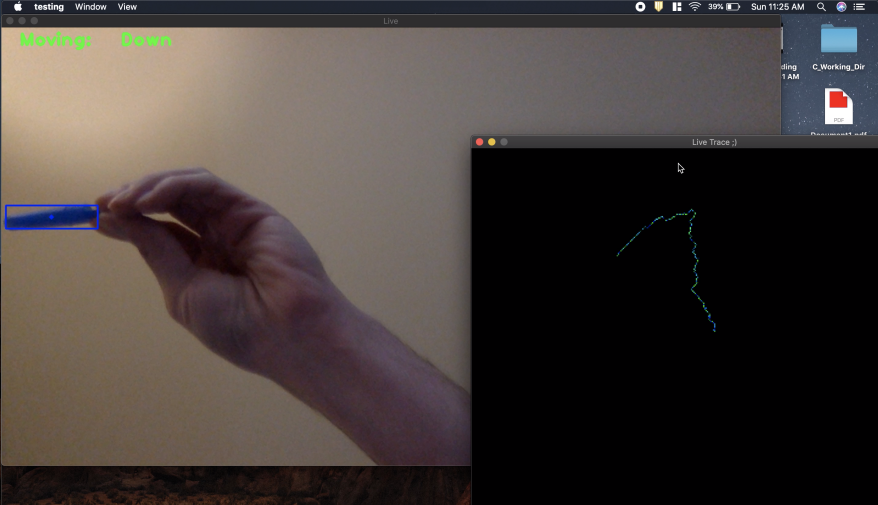
//> input picture test/img.png, 2634 x 1514 px, given in place of the camera (shown at 1/3 size)
$ ./track_mov   (built with g++ and OpenCV 4)
//> lines starting //> are read from the running program, lines starting //| are printed output that depends on the picture; after the words box and inside, x2 and y2 are one past the last pixel; in counts of white or black regions, pixels touching at a corner belong together
#include <iostream> // for standard I/O
#include <string>   // for strings
#include <iomanip>  // for controlling float print precision
#include <sstream>  // string to number conversion
#include <opencv2/core.hpp>     // Basic OpenCV structures (cv::Mat, Scalar)
#include <opencv2/imgproc.hpp>  // Gaussian Blur
#include <opencv2/videoio.hpp>
#include <opencv2/highgui.hpp>  // OpenCV window I/O
#include <vector>
using namespace std;
using namespace cv;

int main(int argc,  char* argv[]){
    Mat frame, ret, hsv, frame_threshold ,frame_threshold1,frame_threshold2;
    vector<vector<Point> > contour;
    vector<Vec4i> hierarchy;
    int centroid_x = 0;
    int centroid_y = 0;
    VideoCapture cap;
    int device_id = 0 , apiid = 0;
    cap.open(device_id + apiid);
    if(!cap.isOpened()) return -1;
    while(cap.isOpened()){
        cap.read(ret);
//> ret is the input picture: 1514 rows x 2634 cols, CV_8UC3; mean B, G, R 57.8, 60.7, 68.5
        flip(ret, frame, 1);
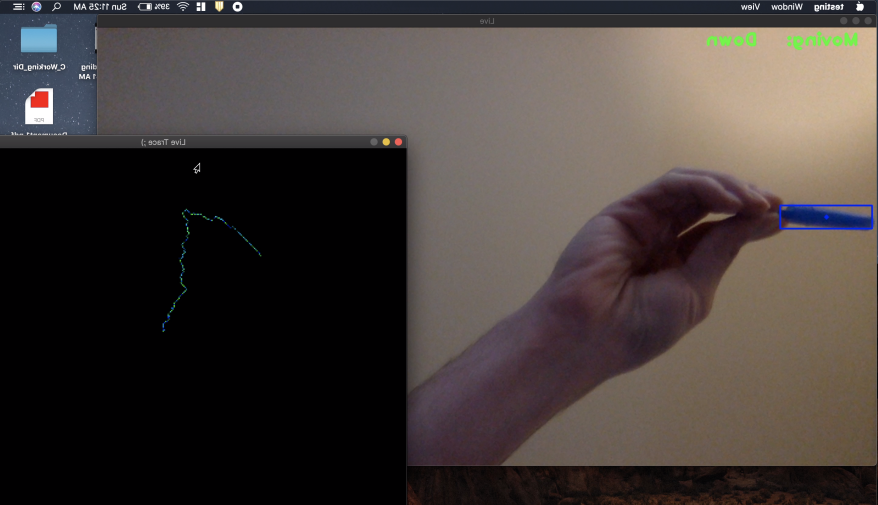
//> frame: 1514 rows x 2634 cols, CV_8UC3 (shown at 1/3 size); mean B, G, R 57.8, 60.7, 68.5
        if(frame.empty()) break;
        namedWindow("original", WINDOW_NORMAL);
        cvtColor(frame, hsv, COLOR_BGR2HSV);
//> hsv: 1514 rows x 2634 cols, CV_8UC3; mean H, S, V 89.8, 123.1, 70.6
        inRange(hsv, Scalar(30,150,50), Scalar(255,255,180), frame_threshold1);
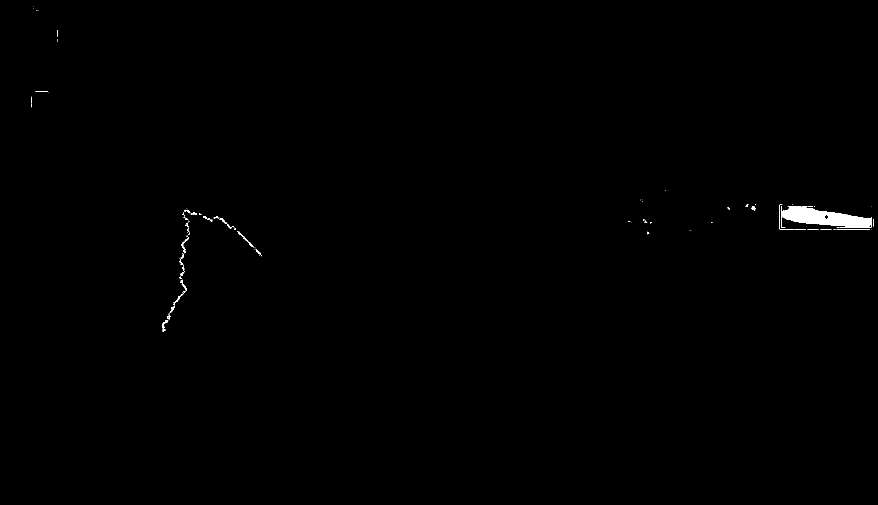
//> frame_threshold1: 1514 rows x 2634 cols, CV_8UC1 (shown at 1/3 size); 0.31% white; 117 white regions (78 under 20 px)
        //inRange(hsv, Scalar(170, 70, 50), Scalar(180, 255, 255), frame_threshold2);
        //frame_threshold = frame_threshold1 | frame_threshold2;
        findContours(frame_threshold1,contour, hierarchy,1,2);
//> contour = 148 contours, 123 with area under 20; largest, box (x1, y1, x2, y2) and area: (2343, 619, 2614, 684) 9788, (520, 839, 561, 915) 159, (2471, 643, 2488, 660) 141, (713, 693, 760, 740) 104, (487, 962, 504, 985) 92
        double max_area = 0;
        int last_x = centroid_x;
        int last_y = centroid_y;
        size_t index = 0;
        Scalar color = Scalar( 250,0,0);
        Scalar color2 = Scalar( 0,0,250);
        if(!contour.empty()){
        for(size_t i=0; i<contour.size();i++){
            double area = contourArea(contour[i]);
            if(area>max_area){max_area = area;index = i;}
        }
//> this loop made 148 passes
//> (area, max_area) on passes 3, 9, 23, 126: (25, 25), (92, 92), (159, 159), (9788, 9788)
//> area on passes 4, 11, 12, 14, 16, 25: 22, 29, 52.5, 24.5, 51.5, 27.5
//> after the loop, max_area = 9788; index = 125
        Rect bounding_rec = boundingRect(contour[index]);
//> bounding_rec = Rect(2343, 619, 271, 65)
        rectangle(frame, bounding_rec.tl(), bounding_rec.br(), color, 2);
//> frame: 1514 rows x 2634 cols, CV_8UC3; 0.05% of pixels changed, all inside (x1, y1, x2, y2) = (2342, 618, 2616, 686)
        centroid_x = (bounding_rec.x + bounding_rec.x + bounding_rec.width) / 2;
//> centroid_x = 2478
        centroid_y = (bounding_rec.y + bounding_rec.y + bounding_rec.height) / 2;
//> centroid_y = 651
        circle(frame, Point(centroid_x,centroid_y), 2, color, 4);
//> frame: 1514 rows x 2634 cols, CV_8UC3; mean B, G, R 57.8, 60.7, 68.5
        }
        line(frame, Point(400,0),Point(400,700), color2, 7);
        line(frame, Point(900,0),Point(900,700), color2, 7);
        line(frame, Point(400,350),Point(900,350), color2, 7);
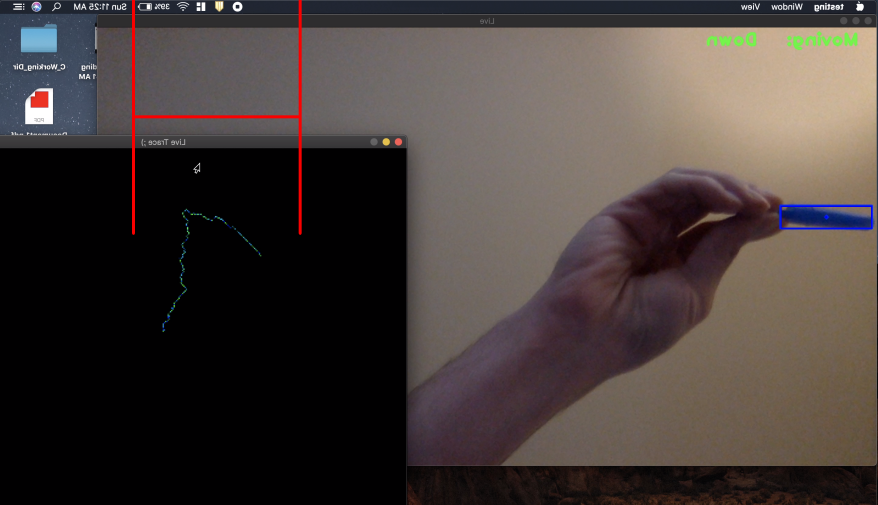
//> frame: 1514 rows x 2634 cols, CV_8UC3 (shown at 1/3 size); mean B, G, R 57.6, 60.4, 69.3
        imshow("Live", frame);
        if(centroid_x > last_x && ((centroid_x - last_x) > 1) && ((centroid_x - last_x) < 5) ) cout<<"Moving Left"<<endl;
        if(centroid_x < last_x && ((last_x-centroid_x)  > 1)   && ((last_x - centroid_x) < 5) ) cout<<"Moving Right"<<endl;
        if(centroid_y > last_y && ((centroid_y - last_y) > 1) && ((centroid_y -last_y) < 5) )cout<<"Moving down"<<endl;
        if(centroid_y < last_y && ((last_y-centroid_y)  > 1) && ((last_y-centroid_y) < 5) ) cout<<"Moving up"<<endl;

        if (waitKey(5) >= 0) break;
//> the Esc key is pressed
    }
    return 0;
}
